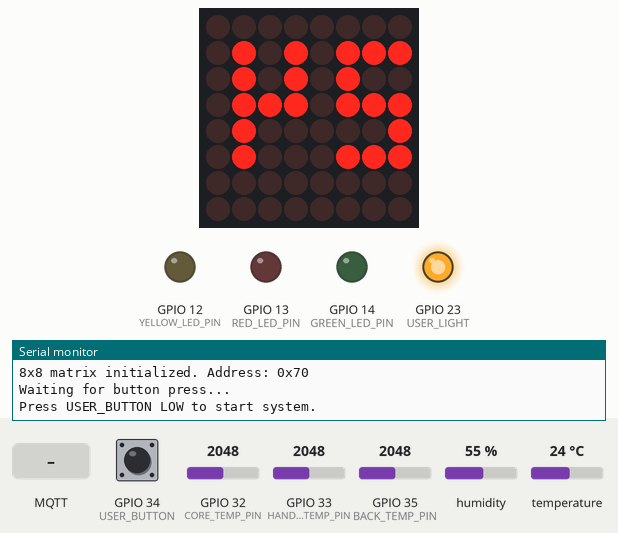
The sketch below on a simulated ESP32. On the bench: 8×8 LED matrix, output pins drawn as LEDs (lit = HIGH), the last lines printed to the serial monitor. The test bench sets the inputs (shaded band); at power-on: GPIO 34 (USER_BUTTON) HIGH, GPIO 32 (CORE_TEMP_PIN) = 2048, GPIO 33 (HAND_LED_TEMP_PIN) = 2048, GPIO 35 (BACK_TEMP_PIN) = 2048, humidity 55 %, temperature 24 °C (analog values on the 0–4095 scale). WiFi joins after 1.5 s; servers stay silent unless stated; no MQTT or app messages arrive unless stated.

Above: at 2.0 s.
2.1 s: GPIO 34 (USER_BUTTON) pulled LOW for 0.15 s
At 2.6 s:
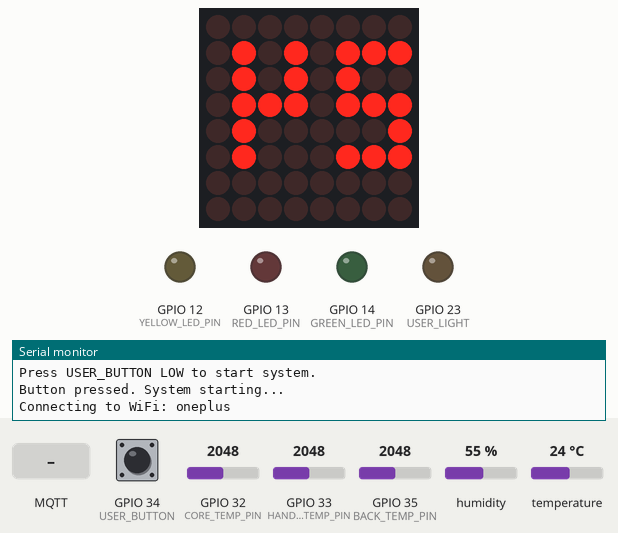
3.7 s: MQTT message "cold" arrives on the third subscribed topic
At 4.9 s:
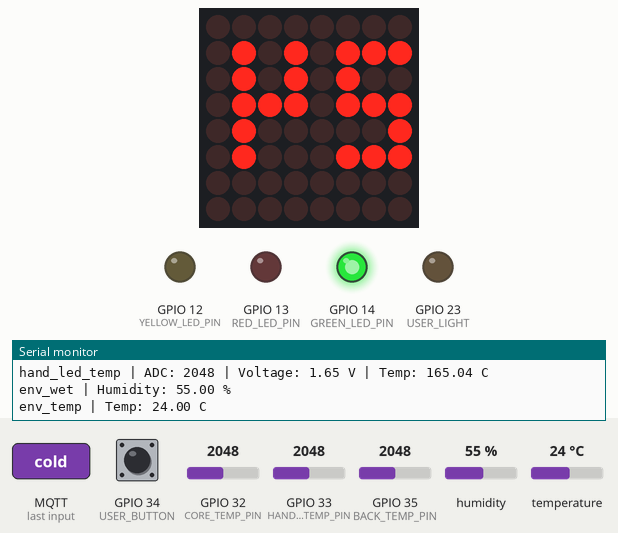
5.3 s: MQTT message "hot" arrives on the third subscribed topic
At 7.7 s:
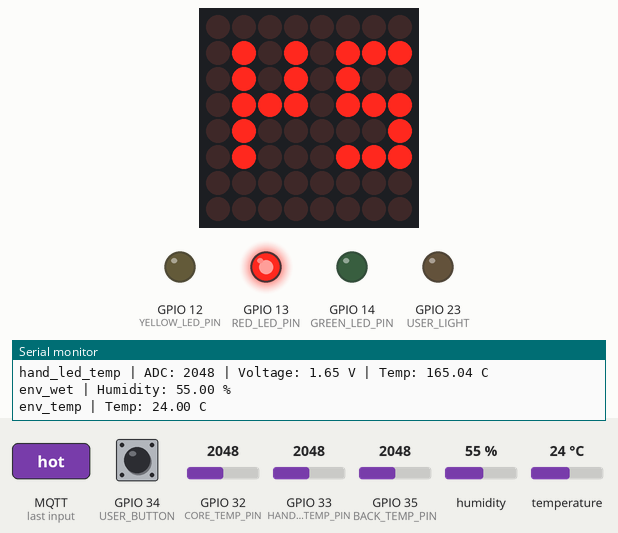
8.0 s: MQTT message "ok" arrives on the third subscribed topic
At 10.5 s:
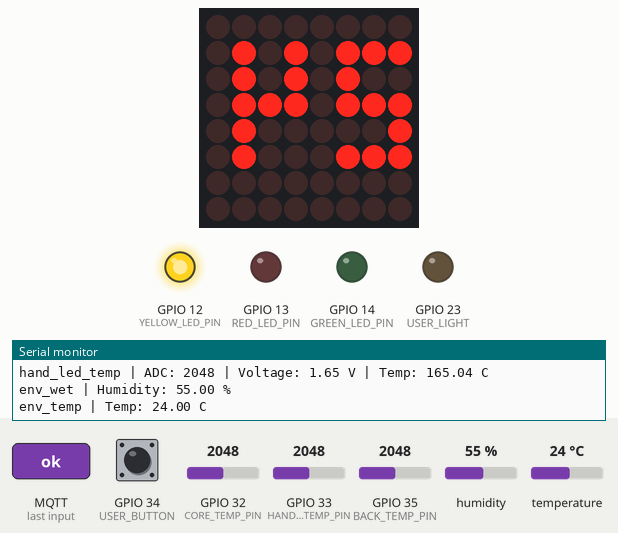
Timing chart, 0 to 11.8 s (numbered marks = the images above; inputs shaded):
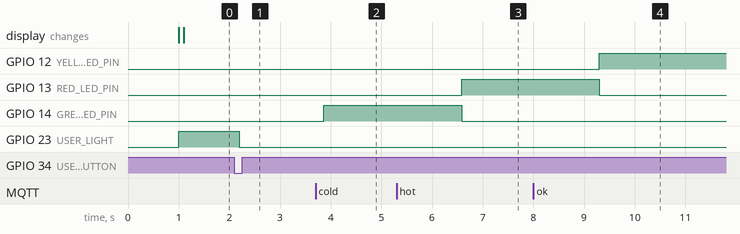

The sketch:

sketch_may4a.ino
```cpp
#include <WiFi.h>
#include <PubSubClient.h>
#include <Wire.h>
#include <Adafruit_AHTX0.h>
#include <Adafruit_GFX.h>
#include <Adafruit_LEDBackpack.h>

// ================= LED =================
#define YELLOW_LED_PIN 12
#define RED_LED_PIN    13
#define GREEN_LED_PIN  14

#define USER_BUTTON 34
#define USER_LIGHT 23

// ================= Temperature ADC Pins =================
#define BACK_TEMP_PIN      35
#define CORE_TEMP_PIN      32
#define HAND_LED_TEMP_PIN  33

// ================= I2C Pins =================
#define I2C_SDA_PIN 21
#define I2C_SCL_PIN 22

// ================= I2C Address =================
#define AHT20_ADDR   0x38
#define MATRIX_ADDR  0x70

// ================= WiFi =================
const char* WIFI_SSID = "oneplus";
const char* WIFI_PASS = "7355608a";

// ================= MQTT =================
const char* MQTT_SERVER = "20.205.107.61";
const int   MQTT_PORT   = 1883;

const char* TOPIC_DATA  = "sleep/device/data";
const char* TOPIC_EVENT = "sleep/device/event";
const char* TOPIC_AGE   = "sleep/frontend/age";
const char* TOPIC_QUILT = "sleep/frontend/quilt";

const char* TOPIC_LED_CONTROL  = "sleep/device/led";
const char* TOPIC_CORE_DISPLAY = "sleep/device/core_display";

// ================= Display Mode =================
// false = 显示 MQTT 下发的 matrixCoreValue
// true  = 显示本地 CORE_TEMP_PIN 读取的 coreTemp
#define DISPLAY_LOCAL_CORE_TEMP false

// 点阵屏默认显示值
int matrixCoreValue = 24;

WiFiClient espClient;
PubSubClient mqtt(espClient);

Adafruit_AHTX0 aht;
Adafruit_8x8matrix matrix = Adafruit_8x8matrix();


// ================= 3x5 Digit Font =================
// 每个数字宽 3，高 5，适合 8x8 显示两位数
byte digitFont[10][5] = {
  {B111, B101, B101, B101, B111}, // 0
  {B010, B110, B010, B010, B111}, // 1
  {B111, B001, B111, B100, B111}, // 2
  {B111, B001, B111, B001, B111}, // 3
  {B101, B101, B111, B001, B001}, // 4
  {B111, B100, B111, B001, B111}, // 5
  {B111, B100, B111, B101, B111}, // 6
  {B111, B001, B001, B001, B001}, // 7
  {B111, B101, B111, B101, B111}, // 8
  {B111, B101, B111, B001, B111}  // 9
};


// ================= 8x8 Matrix Direction Fix =================
// 你的屏幕现在是左右镜像，所以 X 镜像打开
// 如果之后发现上下也反，再把 MATRIX_MIRROR_Y 改成 true
#define MATRIX_MIRROR_X true
#define MATRIX_MIRROR_Y false

void drawFixedPixel(int x, int y, bool on) {
  if (x < 0 || x > 7 || y < 0 || y > 7) return;

  int realX = x;
  int realY = y;

  if (MATRIX_MIRROR_X) realX = 7 - realX;
  if (MATRIX_MIRROR_Y) realY = 7 - realY;

  matrix.drawPixel(realX, realY, on ? LED_ON : LED_OFF);
}


void drawSmallDigit(int digit, int xOffset, int yOffset) {
  if (digit < 0 || digit > 9) return;

  for (int row = 0; row < 5; row++) {
    for (int col = 0; col < 3; col++) {
      bool pixelOn = digitFont[digit][row] & (1 << (2 - col));
      drawFixedPixel(xOffset + col, yOffset + row, pixelOn);
    }
  }
}


void displayNumberOnMatrix(int number) {
  if (number < 0) number = 0;
  if (number > 99) number = 99;

  int tens = number / 10;
  int ones = number % 10;

  matrix.clear();

  // 8x8 上显示两位数：
  // 左边数字占 x=0~2
  // 中间 x=3 空一列
  // 右边数字占 x=4~6
  drawSmallDigit(tens, 0, 1);
  drawSmallDigit(ones, 4, 1);

  matrix.writeDisplay();
}


// ================= Button Start =================
void waitForButtonStart() {
  Serial.println("Waiting for button press...");
  Serial.println("Press USER_BUTTON LOW to start system.");

  while (digitalRead(USER_BUTTON) != LOW) {
    delay(50);
  }

  delay(50);

  if (digitalRead(USER_BUTTON) == LOW) {
    Serial.println("Button pressed. System starting...");
    digitalWrite(USER_LIGHT, LOW);
  }

  while (digitalRead(USER_BUTTON) == LOW) {
    delay(10);
  }
}


// ================= LED Control =================
void turnOffAllLED() {
  digitalWrite(YELLOW_LED_PIN, LOW);
  digitalWrite(RED_LED_PIN, LOW);
  digitalWrite(GREEN_LED_PIN, LOW);
}


void yellowOn() {
  turnOffAllLED();
  digitalWrite(YELLOW_LED_PIN, HIGH);
}


void redOn() {
  turnOffAllLED();
  digitalWrite(RED_LED_PIN, HIGH);
}


void greenOn() {
  turnOffAllLED();
  digitalWrite(GREEN_LED_PIN, HIGH);
}


void setLedByStatus(String status) {
  status.trim();

  if (status == "cold") {
    greenOn();
    Serial.println("LED status: cold -> green");
  }
  else if (status == "hot") {
    redOn();
    Serial.println("LED status: hot -> red");
  }
  else if (status == "ok") {
    yellowOn();
    Serial.println("LED status: ok -> yellow");
  }
  else if (status == "off") {
    turnOffAllLED();
    Serial.println("LED status: off -> all off");
  }
  else {
    turnOffAllLED();
    Serial.println("LED status: unknown -> all off");
  }
}


// ================= MQTT Callback =================
void mqttCallback(char* topic, byte* payload, unsigned int length) {
  Serial.print("MQTT message received, topic: ");
  Serial.println(topic);

  String msg = "";

  Serial.print("Payload: ");
  for (unsigned int i = 0; i < length; i++) {
    Serial.print((char)payload[i]);
    msg += (char)payload[i];
  }
  Serial.println();

  msg.trim();

  String topicStr = String(topic);

  if (topicStr == TOPIC_LED_CONTROL) {
    setLedByStatus(msg);
  }

  if (topicStr == TOPIC_CORE_DISPLAY) {
    int value = msg.toInt();

    if (value < 0) value = 0;
    if (value > 99) value = 99;

    matrixCoreValue = value;

    Serial.print("Matrix display value set to: ");
    Serial.println(matrixCoreValue);

    if (!DISPLAY_LOCAL_CORE_TEMP) {
      displayNumberOnMatrix(matrixCoreValue);
    }
  }
}


// ================= WiFi Init =================
void wifiInit() {
  Serial.println();
  Serial.print("Connecting to WiFi: ");
  Serial.println(WIFI_SSID);

  WiFi.mode(WIFI_STA);
  WiFi.begin(WIFI_SSID, WIFI_PASS);

  while (WiFi.status() != WL_CONNECTED) {
    delay(500);
    Serial.print(".");
  }

  Serial.println();
  Serial.println("WiFi connected");
  Serial.print("IP address: ");
  Serial.println(WiFi.localIP());
}


// ================= MQTT Init =================
void mqttInit() {
  mqtt.setServer(MQTT_SERVER, MQTT_PORT);
  mqtt.setCallback(mqttCallback);

  Serial.println("MQTT initialized");
}


// ================= MQTT Reconnect =================
void mqttReconnect() {
  while (!mqtt.connected()) {
    Serial.print("Connecting to MQTT...");

    String clientId = "ESP32_sleep_device_";
    clientId += String((uint32_t)ESP.getEfuseMac(), HEX);

    if (mqtt.connect(clientId.c_str())) {
      Serial.println("connected");

      mqtt.subscribe(TOPIC_AGE);
      mqtt.subscribe(TOPIC_QUILT);
      mqtt.subscribe(TOPIC_LED_CONTROL);
      mqtt.subscribe(TOPIC_CORE_DISPLAY);

      mqtt.publish(TOPIC_EVENT, "ESP32 connected to MQTT");
    } else {
      Serial.print("failed, rc=");
      Serial.print(mqtt.state());
      Serial.println(" retry in 2 seconds");
      delay(2000);
    }
  }
}


// ================= I2C Devices Init =================
void i2cDevicesInit() {
  Wire.begin(I2C_SDA_PIN, I2C_SCL_PIN);

  if (!aht.begin()) {
    Serial.println("AHT20 not found. Check SDA/SCL wiring.");
  } else {
    Serial.println("AHT20 initialized. Address: 0x38");
  }

  matrix.begin(MATRIX_ADDR);

  // 保持 0，不靠 setRotation 修正，靠 drawFixedPixel 修正镜像
  matrix.setRotation(0);

  matrix.clear();
  matrix.writeDisplay();

  delay(100);

  displayNumberOnMatrix(matrixCoreValue);

  Serial.println("8x8 matrix initialized. Address: 0x70");
}


// ================= Read AHT20 Humidity =================
float readEnvHumidity() {
  sensors_event_t humidityEvent, tempEvent;
  aht.getEvent(&humidityEvent, &tempEvent);

  float humidity = humidityEvent.relative_humidity;

  Serial.print("env_wet");
  Serial.print(" | Humidity: ");
  Serial.print(humidity);
  Serial.println(" %");

  return humidity;
}


// ================= Read AHT20 Environment Temperature =================
float readEnvTemp() {
  sensors_event_t humidityEvent, tempEvent;
  aht.getEvent(&humidityEvent, &tempEvent);

  float temp = tempEvent.temperature;

  Serial.print("env_temp");
  Serial.print(" | Temp: ");
  Serial.print(temp);
  Serial.println(" C");

  return temp;
}


// ================= Read LM35 Temperature =================
// LM35: 10mV = 1°C
float readLM35Temp(int pin, const char* name) {
  int adcValue = analogRead(pin);
  float voltage = adcValue * 3.3 / 4095.0;
  float tempC = voltage * 100.0;

  Serial.print(name);
  Serial.print(" | ADC: ");
  Serial.print(adcValue);
  Serial.print(" | Voltage: ");
  Serial.print(voltage);
  Serial.print(" V | Temp: ");
  Serial.print(tempC);
  Serial.println(" C");

  return tempC;
}


// ================= setup =================
void setup() {
  Serial.begin(9600);
  delay(1000);

  pinMode(USER_LIGHT, OUTPUT);
  digitalWrite(USER_LIGHT, HIGH);

  pinMode(USER_BUTTON, INPUT);

  pinMode(YELLOW_LED_PIN, OUTPUT);
  pinMode(RED_LED_PIN, OUTPUT);
  pinMode(GREEN_LED_PIN, OUTPUT);

  turnOffAllLED();

  analogReadResolution(12);

  i2cDevicesInit();

  waitForButtonStart();

  wifiInit();
  mqttInit();
}


// ================= loop =================
void loop() {
  if (!mqtt.connected()) {
    mqttReconnect();
  }

  mqtt.loop();

  Serial.println("Hello Raspberry Pi from ESP32");

  float backTemp = readLM35Temp(BACK_TEMP_PIN, "back_temp");
  float coreTemp = readLM35Temp(CORE_TEMP_PIN, "core_temp");
  float handLedTemp = readLM35Temp(HAND_LED_TEMP_PIN, "hand_led_temp");

  float envWet = readEnvHumidity();
  float envTemp = readEnvTemp();

  if (DISPLAY_LOCAL_CORE_TEMP) {
    int displayTemp = round(coreTemp);
    displayNumberOnMatrix(displayTemp);
  } else {
    displayNumberOnMatrix(matrixCoreValue);
  }

  char msg[220];
  snprintf(
    msg,
    sizeof(msg),
    "{\"back_temp\":%.2f,\"core_temp\":%.2f,\"hand_led_temp\":%.2f,\"env_wet\":%.2f,\"env_temp\":%.2f,\"matrix_core_value\":%d}",
    backTemp,
    coreTemp,
    handLedTemp,
    envWet,
    envTemp,
    matrixCoreValue
  );

  mqtt.publish(TOPIC_DATA, msg);

  delay(1000);
}
```

Measured:
- after the input at 2.1 s, GPIO 23 (USER_LIGHT): HIGH → LOW after 0.10 s
- after the input at 3.7 s, GPIO 14 (GREEN_LED_PIN): LOW → HIGH after 0.16 s
- after the input at 5.3 s, GPIO 13 (RED_LED_PIN): LOW → HIGH after 1.3 s; GPIO 14 (GREEN_LED_PIN): HIGH → LOW after 1.3 s
- after the input at 8.0 s, GPIO 12 (YELLOW_LED_PIN): LOW → HIGH after 1.3 s; GPIO 13 (RED_LED_PIN): HIGH → LOW after 1.3 s
